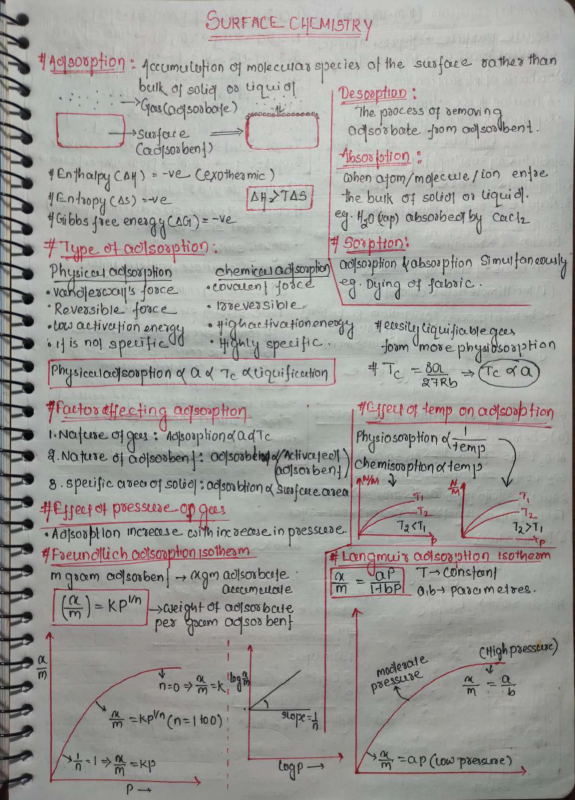
#> input picture phase2/inbox/WhatsApp Image 2026-01-23 at 11.10.18 AM (1).jpeg, 1150 x 1600 px (shown at 1/2 size)
$ python -i interpret.py   (imports and definitions only)
#> lines starting #> are read from the running program, lines starting #| are printed output that depends on the picture; after the words box and inside, x2 and y2 are one past the last pixel; in counts of white or black regions, pixels touching at a corner belong together
"""Doc-type classifier (slide 25 Interpret, slide 26 Tier-2 hook).

The MVP is rule-based — fast, debuggable, and deterministic. The shape of
the function is the same as a learned classifier would be (image in, label
out, confidence out), so swapping in a CNN later is a one-file change.

We deliberately ship rules first (slide 26 ordering): the system must work
without any learned model in place.
"""

from __future__ import annotations

from typing import Sequence

import cv2
import numpy as np

from . import DocClassification


_LOW_INK_FRACTION = 0.04             # below this = sparse page
_HIGH_INK_FRACTION = 0.30            # above this = dense page or solid background
_HORIZONTAL_LINE_RATIO = 0.20        # tabular pages have many horizontal lines


def _ink_fraction(gray: np.ndarray) -> float:
    _, binary = cv2.threshold(gray, 0, 255, cv2.THRESH_BINARY_INV | cv2.THRESH_OTSU)
    return float((binary > 0).sum()) / float(binary.size or 1)


def _horizontal_line_count(gray: np.ndarray) -> int:
    """Count strong horizontal lines — a fingerprint of forms / tables."""
    edges = cv2.Canny(gray, 50, 150)
    h_kernel = cv2.getStructuringElement(cv2.MORPH_RECT, (40, 1))
    horiz = cv2.morphologyEx(edges, cv2.MORPH_OPEN, h_kernel)
    contours, _ = cv2.findContours(horiz, cv2.RETR_EXTERNAL,
                                   cv2.CHAIN_APPROX_SIMPLE)
    return sum(1 for c in contours if cv2.boundingRect(c)[2] > 0.4 * gray.shape[1])


def _aspect_ratio(gray: np.ndarray) -> float:
    h, w = gray.shape[:2]
    return w / h if h else 0.0


def _looks_like_id_card(gray: np.ndarray) -> tuple[bool, list[str]]:
    """Heuristic: ID cards are landscape (~1.58 aspect, CR80 standard) with
    a small footprint relative to a typical page.
    """
    h, w = gray.shape[:2]
    ar = _aspect_ratio(gray)
    reasons: list[str] = []
    is_card = False
    if 1.45 <= ar <= 1.75:
        reasons.append(f"aspect ratio {ar:.2f} matches CR80 ID-card range")
        # Cards photographed alone are usually small images (<2000px wide).
        if max(h, w) < 2000:
            reasons.append(f"image small ({w}x{h}) — consistent with a card photo")
            is_card = True
    return is_card, reasons


def classify_doc(image_bgr: np.ndarray) -> DocClassification:
    """Rule-based 6-way classifier.

    Returns one of: id_card | form | letter | academic_page | receipt | unknown.
    Confidence is a coarse self-report based on how clearly one rule fired.
    """
    if image_bgr.ndim == 3:
        gray = cv2.cvtColor(image_bgr, cv2.COLOR_BGR2GRAY)
    else:
        gray = image_bgr

    ink = _ink_fraction(gray)
    h_lines = _horizontal_line_count(gray)
    ar = _aspect_ratio(gray)
    h, w = gray.shape[:2]

    # Quality estimate: too dark or too sparse = lower quality scan.
    if 0.04 <= ink <= 0.25:
        quality = 0.9
    elif ink < 0.04:
        quality = 0.55
    else:
        quality = 0.7

    # ID card check (high-stakes — slide 28).
    is_card, card_reasons = _looks_like_id_card(gray)
    if is_card:
        return DocClassification(
            label="id_card", confidence=0.85, quality_estimate=quality,
            reasons=card_reasons,
        )

    # Form: many horizontal lines.
    if h_lines >= 4:
        return DocClassification(
            label="form", confidence=0.75, quality_estimate=quality,
            reasons=[f"detected {h_lines} long horizontal lines (form/table fingerprint)"],
        )

    # Receipt: very narrow / tall (1:2 or worse).
    if ar < 0.55:
        return DocClassification(
            label="receipt", confidence=0.7, quality_estimate=quality,
            reasons=[f"aspect ratio {ar:.2f} is receipt-shaped (narrow + tall)"],
        )

    # Academic page: dense ink (think a book chapter).
    if ink > 0.20:
        return DocClassification(
            label="academic_page", confidence=0.65, quality_estimate=quality,
            reasons=[f"high ink fraction {ink:.2f} suggests dense body text"],
        )

    # Letter: medium ink, portrait, no horizontal rules.
    if 0.04 <= ink <= 0.20 and ar < 1.0:
        return DocClassification(
            label="letter", confidence=0.6, quality_estimate=quality,
            reasons=[f"medium ink {ink:.2f} + portrait orientation"],
        )

    return DocClassification(
        label="unknown", confidence=0.4, quality_estimate=quality,
        reasons=["no rule matched strongly; falling back to default plan"],
    )

>>> import cv2
>>> picture = cv2.imread('../inbox/WhatsApp Image 2026-01-23 at 11.10.18 AM (1).jpeg')
#> picture is the input picture: shape (1600, 1150, 3); mean B, G, R 154, 157.8, 158.7
>>> result = classify_doc(picture)
#> in classify_doc, `gray = cv2.cvtColor(image_bgr, cv2.COLOR_BGR2GRAY)`:
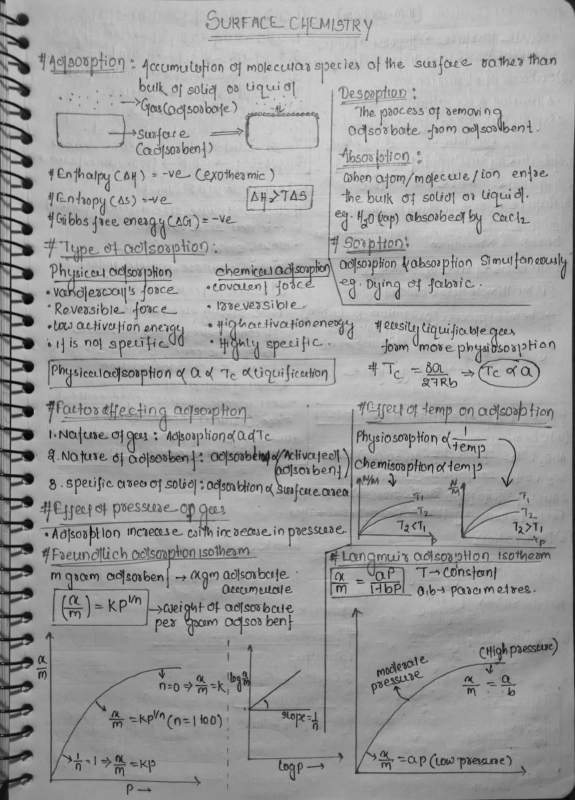
#> gray: shape (1600, 1150) (shown at 1/2 size); min 1, max 218, mean 157.6
#> in _ink_fraction, `_, binary = cv2.threshold(gray, 0, 255, cv2.THRESH_BINARY_INV | cv2.TH..`:
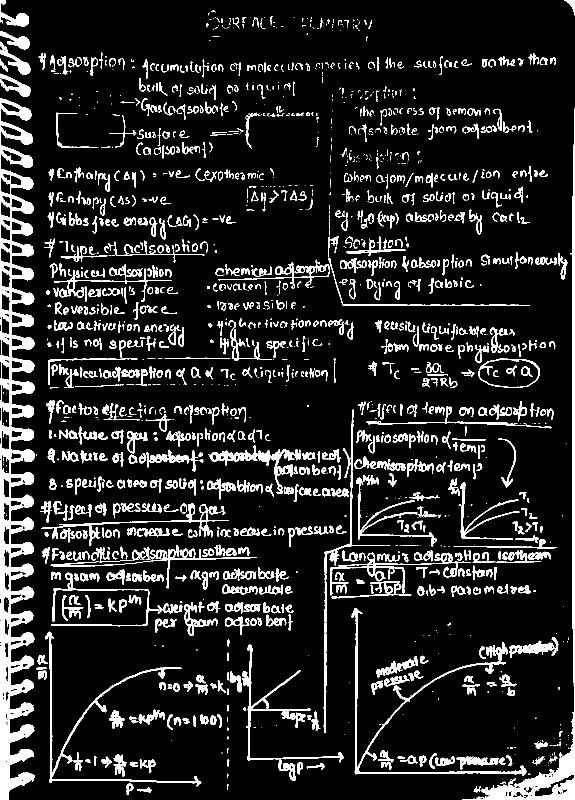
#> binary: shape (1600, 1150) (shown at 1/2 size); 12.4% white; 1773 white regions (668 under 20 px), largest, box (x1, y1, x2, y2) and area: (0, 196, 70, 1600) 43118, (924, 217, 1150, 1600) 13528, (703, 1216, 1054, 1552) 5370
#> in classify_doc, `ink = _ink_fraction(gray)`: ink = 0.124
#> in _horizontal_line_count, `edges = cv2.Canny(gray, 50, 150)`:
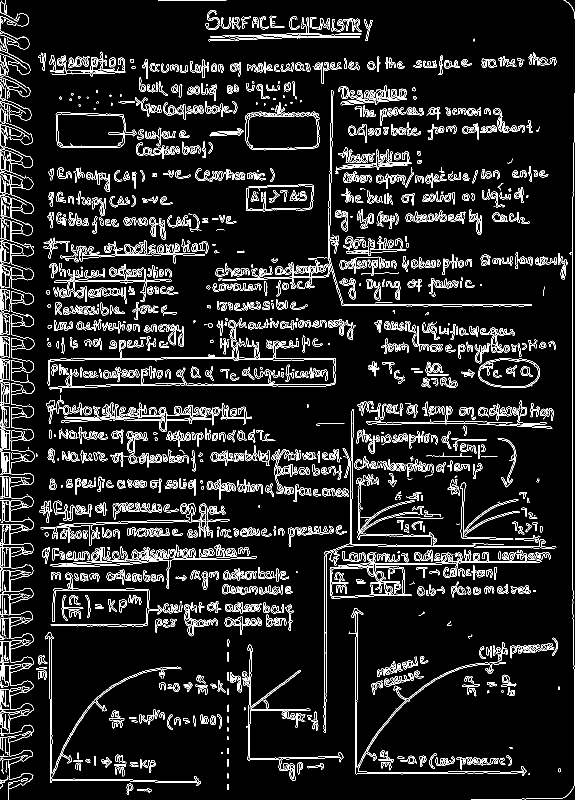
#> edges: shape (1600, 1150) (shown at 1/2 size); 8.5% white in thin lines or dots
#> in _horizontal_line_count, `horiz = cv2.morphologyEx(edges, cv2.MORPH_OPEN, h_kernel)`:
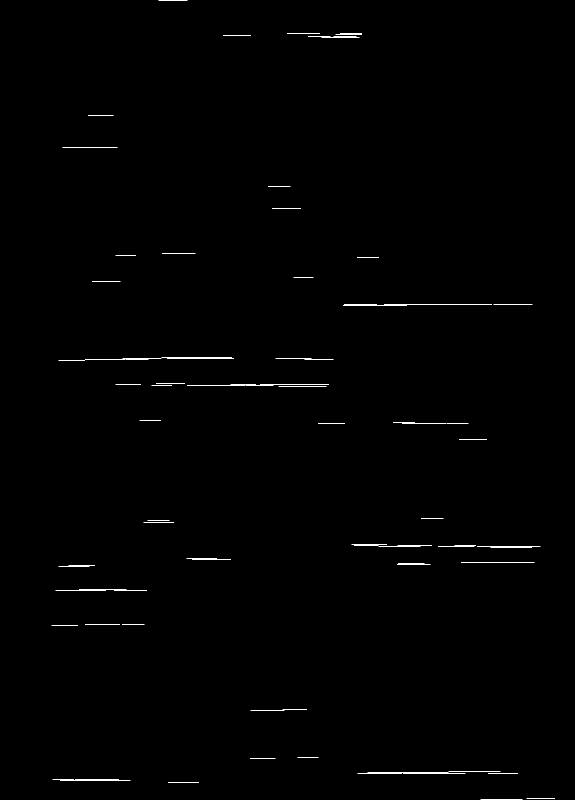
#> horiz: shape (1600, 1150) (shown at 1/2 size); 0.32% white in thin lines or dots, all inside (x1, y1, x2, y2) = (103, 1, 1110, 1599)
#> in _horizontal_line_count, `contours, _ = cv2.findContours(horiz, cv2.RETR_EXTERNAL, cv2.CHAIN_APP..`: contours = 78 contours, all with area under 20
#> in classify_doc, `h_lines = _horizontal_line_count(gray)`: h_lines = 0
#> in classify_doc, `ar = _aspect_ratio(gray)`: ar = 0.719
#> in classify_doc, `is_card, card_reasons = _looks_like_id_card(gray)`: is_card = False; card_reasons = []
#> (the run stopped early here; a loop or call above may not have finished)

$ run again, on phase2/inbox/WhatsApp Image 2026-01-23 at 11.10.19 AM (1).jpeg
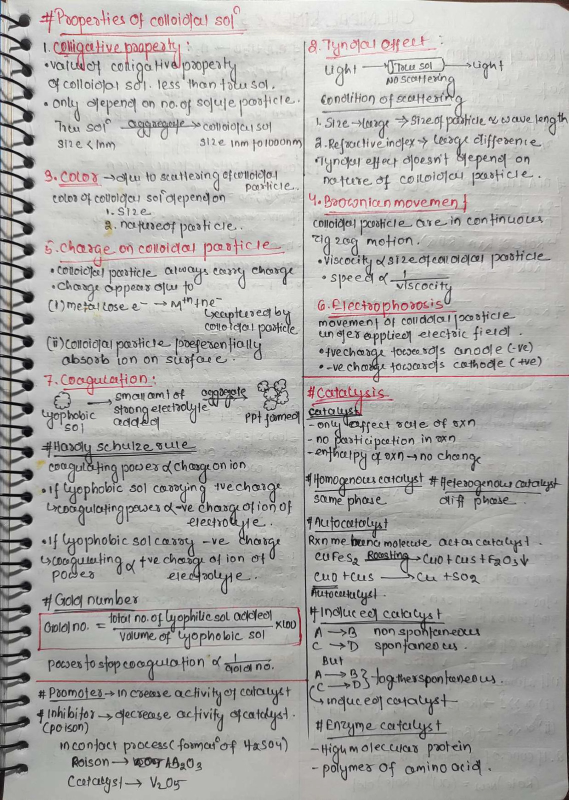
#> input picture phase2/inbox/WhatsApp Image 2026-01-23 at 11.10.19 AM (1).jpeg, 1137 x 1600 px (shown at 1/2 size)
#> picture is the input picture: shape (1600, 1137, 3); mean B, G, R 169.6, 172.1, 173.3
#> in _ink_fraction, `_, binary = cv2.threshold(gray, 0, 255, cv2.THRESH_BINARY_INV | cv2.TH..`:
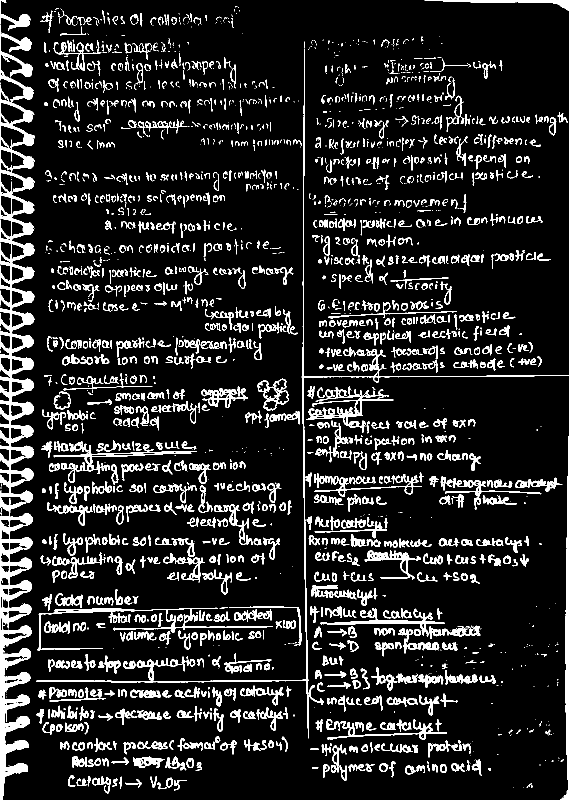
#> binary: shape (1600, 1137) (shown at 1/2 size); 12.2% white; 2289 white regions (908 under 20 px), largest, box (x1, y1, x2, y2) and area: (0, 49, 70, 1600) 39370, (72, 126, 1137, 1477) 7090, (75, 1215, 546, 1302) 3036
#> ink = 0.122
#> edges: shape (1600, 1137); 11% white in thin lines or dots
#> in _horizontal_line_count, `horiz = cv2.morphologyEx(edges, cv2.MORPH_OPEN, h_kernel)`:
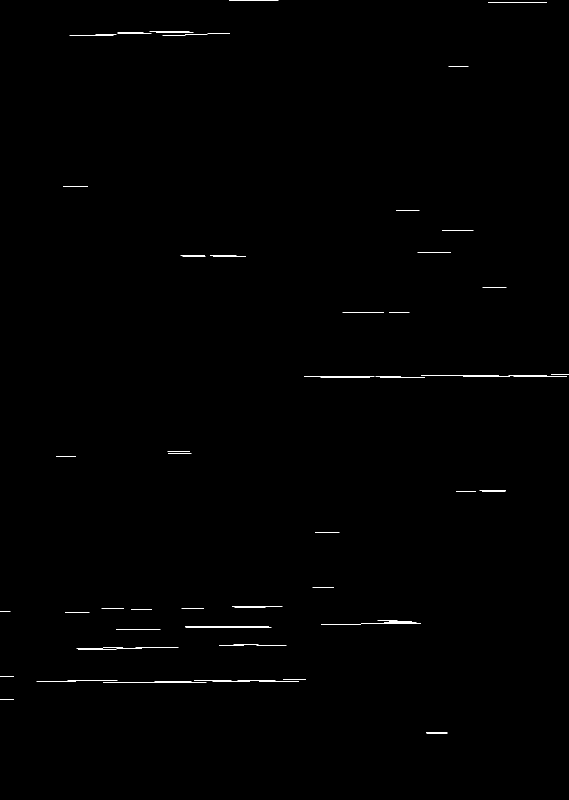
#> horiz: shape (1600, 1137) (shown at 1/2 size); 0.29% white in thin lines or dots
#> contours = 72 contours, all with area under 20
#> h_lines = 0
#> in classify_doc, `ar = _aspect_ratio(gray)`: ar = 0.711
#> is_card = False; card_reasons = []

$ run again, on phase2/inbox/WhatsApp Image 2026-01-23 at 11.10.19 AM.jpeg
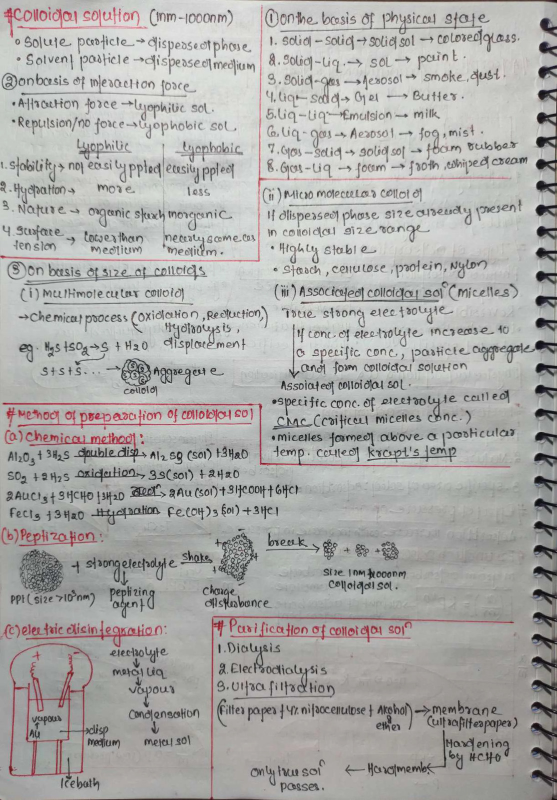
#> input picture phase2/inbox/WhatsApp Image 2026-01-23 at 11.10.19 AM.jpeg, 1114 x 1600 px (shown at 1/2 size)
#> picture is the input picture: shape (1600, 1114, 3); mean B, G, R 168.9, 170.9, 171.6
#> in _ink_fraction, `_, binary = cv2.threshold(gray, 0, 255, cv2.THRESH_BINARY_INV | cv2.TH..`:
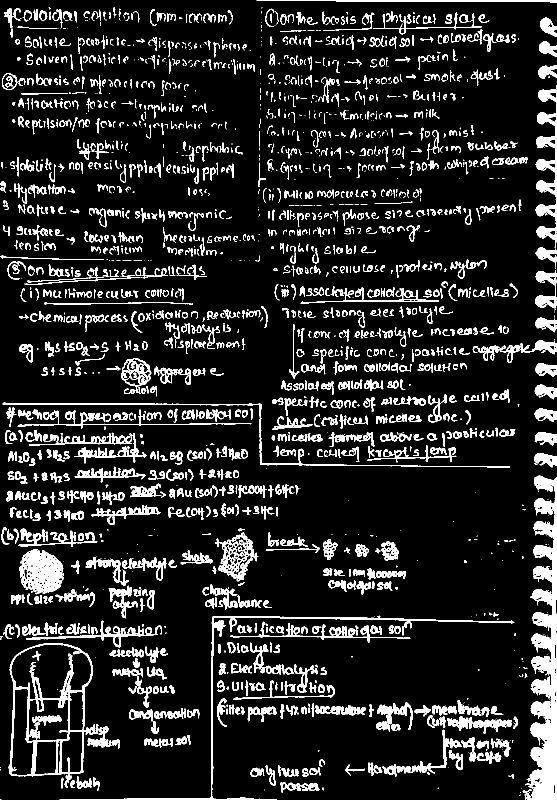
#> binary: shape (1600, 1114) (shown at 1/2 size); 12.8% white; 2204 white regions (767 under 20 px), largest, box (x1, y1, x2, y2) and area: (1045, 951, 1114, 1600) 21229, (17, 1286, 197, 1575) 7537, (1071, 170, 1114, 496) 5443
#> ink = 0.128
#> edges: shape (1600, 1114); 9.6% white in thin lines or dots
#> in _horizontal_line_count, `horiz = cv2.morphologyEx(edges, cv2.MORPH_OPEN, h_kernel)`:
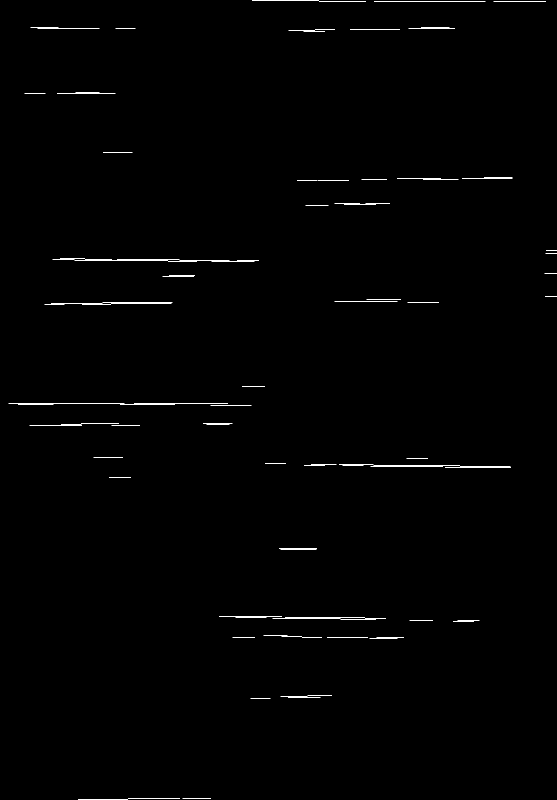
#> horiz: shape (1600, 1114) (shown at 1/2 size); 0.42% white in thin lines or dots
#> contours = 84 contours, all with area under 20
#> h_lines = 0
#> in classify_doc, `ar = _aspect_ratio(gray)`: ar = 0.696
#> is_card = False; card_reasons = []

$ run again, on phase2/inbox/WhatsApp Image 2026-04-04 at 12.43.08.jpeg
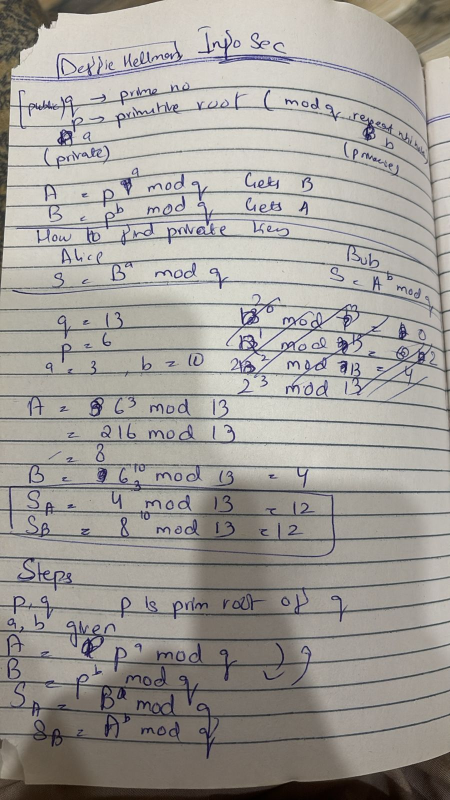
#> input picture phase2/inbox/WhatsApp Image 2026-04-04 at 12.43.08.jpeg, 900 x 1600 px (shown at 1/2 size)
#> picture is the input picture: shape (1600, 900, 3); mean B, G, R 152.4, 157.7, 161.2
#> in _ink_fraction, `_, binary = cv2.threshold(gray, 0, 255, cv2.THRESH_BINARY_INV | cv2.TH..`:
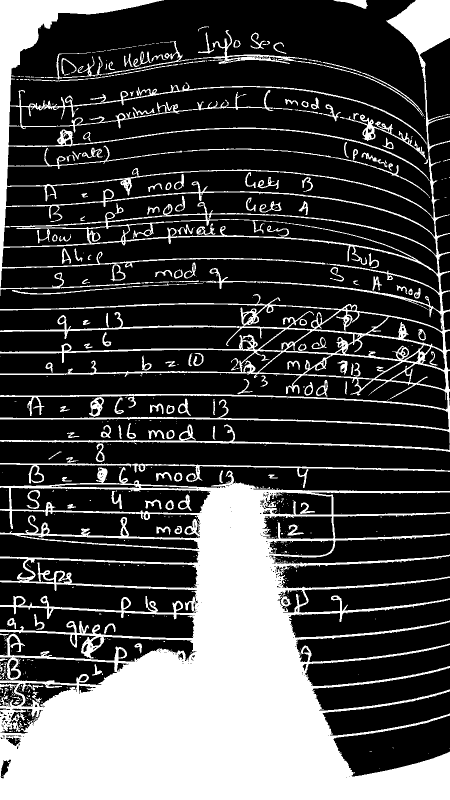
#> binary: shape (1600, 900) (shown at 1/2 size); 28.4% white; 599 white regions (432 under 20 px), largest, box (x1, y1, x2, y2) and area: (0, 934, 900, 1600) 280604, (0, 0, 900, 887) 90252, (0, 849, 900, 904) 3747
#> ink = 0.284
#> edges: shape (1600, 900); 8% white in thin lines or dots
#> in _horizontal_line_count, `horiz = cv2.morphologyEx(edges, cv2.MORPH_OPEN, h_kernel)`:
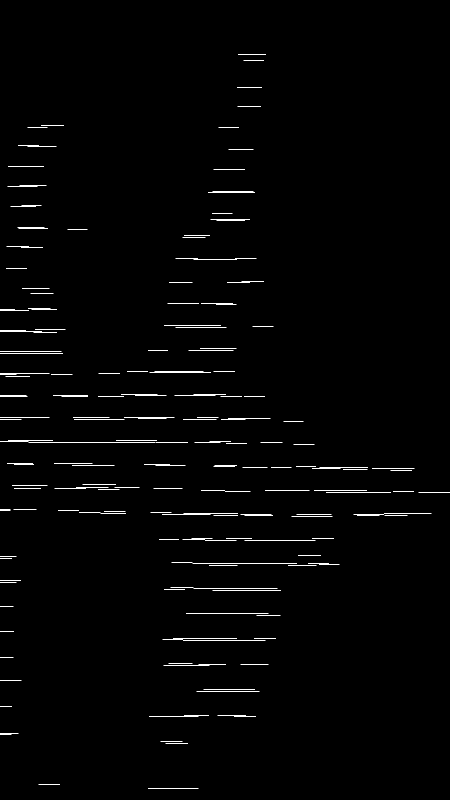
#> horiz: shape (1600, 900) (shown at 1/2 size); 0.85% white in thin lines or dots
#> contours = 188 contours, all with area under 20
#> h_lines = 0
#> in classify_doc, `ar = _aspect_ratio(gray)`: ar = 0.562
#> is_card = False; card_reasons = []
